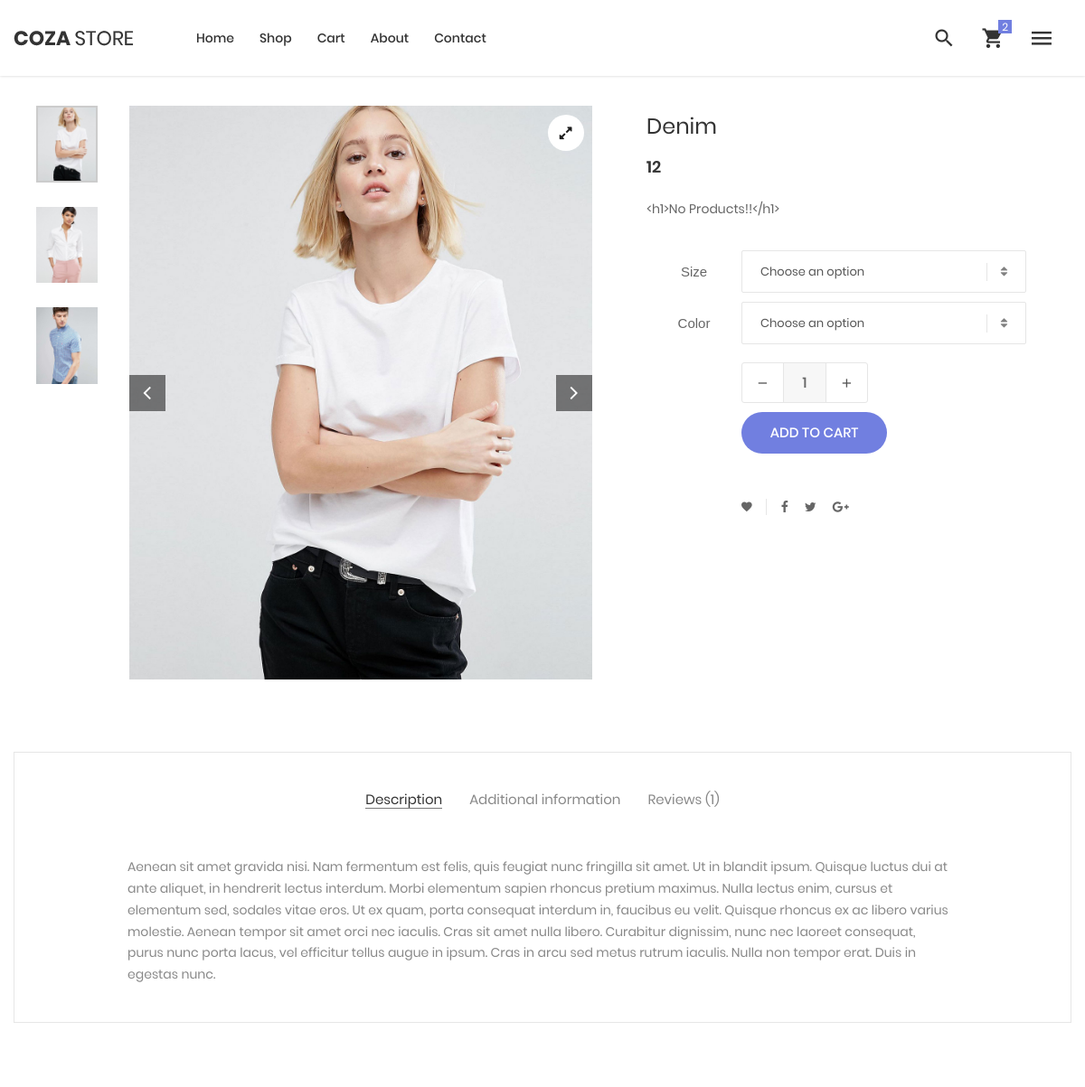
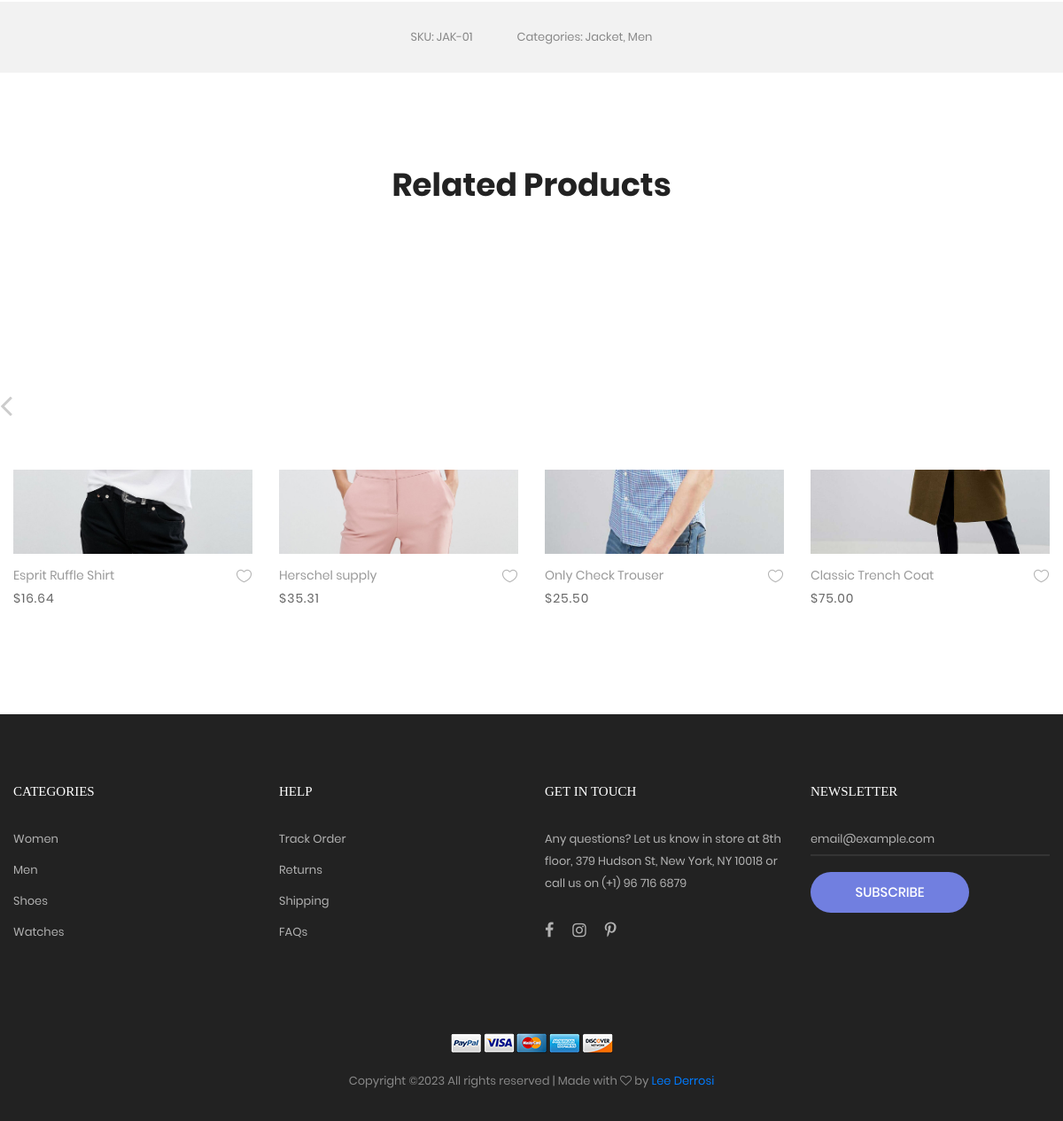
The app's page /product_detail/3/ with its own data (2 pictures, top to bottom).
### ecom/models.py (models this page shows, shortened)
class Product(models.Model):
    name = models.CharField(max_length=40)
    description = models.TextField()
    price = models.PositiveIntegerField()
    banner_image = models.ImageField(upload_to='product_image/')
    image2 = models.ImageField(upload_to='product_image/', null=True, blank=True)
    image3 = models.ImageField(upload_to='product_image/', null=True, blank=True)
    image4 = models.ImageField(upload_to='product_image/', null=True, blank=True)
    image5 = models.ImageField(upload_to='product_image/', null=True, blank=True)

### ecom/views.py (the view)
# urls.py: path('product_detail/<int:id>/', views.product_detail, name='product_detail'),
def product_detail(request, id):
    product_desc = get_object_or_404(Product, pk=id)
    return render(request, 'BaseTemplates/product-detail.html', {'product_desc': product_desc})

### templates/BaseTemplates/product-detail.html (shortened to what this page needs)
{% extends 'BaseTemplates/base.html' %}
{% load static %}
{% block body %}
    {% include 'BaseTemplates/navbar/navbar_product.html' %}
	<div class="container">
		<div class="bread-crumb flex-w p-l-25 p-r-15 p-t-30 p-lr-0-lg">
			<a href="index.html" class="stext-109 cl8 hov-cl1 trans-04">
			</a>
			<a href="product.html" class="stext-109 cl8 hov-cl1 trans-04">
			</a>
			<span class="stext-109 cl4">
			</span>
		</div>
	</div>
	<section class="sec-product-detail bg0 p-t-65 p-b-60">
		<div class="container">
			<div class="row">
				<div class="col-md-6 col-lg-7 p-b-30">
					<div class="p-l-25 p-r-30 p-lr-0-lg">
						<div class="wrap-slick3 flex-sb flex-w">
							<div class="wrap-slick3-dots"></div>
							<div class="slick3 gallery-lb">
								<div class="item-slick3" data-thumb="{{ product_desc.banner_image.url }}">
									<div class="wrap-pic-w pos-relative">
										<img src="{{ product_desc.banner_image.url }}" alt="IMG-PRODUCT">
										<a class="flex-c-m size-108 how-pos1 bor0 fs-16 cl10 bg0 hov-btn3 trans-04" href="{{ product_desc.banner_image.url }}">
											<i class="fa fa-expand"></i>
										</a>
									</div>
								</div>
							</div>
						</div>
					</div>
				</div>
				<div class="col-md-6 col-lg-5 p-b-30">
					<div class="p-r-50 p-t-5 p-lr-0-lg">
						<h4 class="mtext-105 cl2 js-name-detail p-b-14">
                            {{ product_desc.name }}
						</h4>
						<span class="mtext-106 cl2">
							{{product_desc.price}}
						</span>
						<p class="stext-102 cl3 p-t-23">
                            {{ product_desc.description}}
						</p>
						<div class="p-t-33">
							<div class="flex-w flex-r-m p-b-10">
								<div class="size-203 flex-c-m respon6">
									Size
								</div>
								<div class="size-204 respon6-next">
									<div class="rs1-select2 bor8 bg0">
									</div>
								</div>
							</div>
							<div class="flex-w flex-r-m p-b-10">
								<div class="size-203 flex-c-m respon6">
									Color
								</div>
								<div class="size-204 respon6-next">
									<div class="rs1-select2 bor8 bg0">
									</div>
								</div>
							</div>
							<div class="flex-w flex-r-m p-b-10">
								<div class="size-204 flex-w flex-m respon6-next">
									<div class="wrap-num-product flex-w m-r-20 m-tb-10">
										<div class="btn-num-product-down cl8 hov-btn3 trans-04 flex-c-m">
											<i class="fs-16 zmdi zmdi-minus"></i>
										</div>
										<input class="mtext-104 cl3 txt-center num-product" type="number" name="num-product" value="1">
										<div class="btn-num-product-up cl8 hov-btn3 trans-04 flex-c-m">
											<i class="fs-16 zmdi zmdi-plus"></i>
										</div>
									</div>
									<button class="flex-c-m stext-101 cl0 size-101 bg1 bor1 hov-btn1 p-lr-15 trans-04 js-addcart-detail" >
										Add to cart
									</button>
								</div>
							</div>
						</div>
						<div class="flex-w flex-m p-l-100 p-t-40 respon7">
							<div class="flex-m bor9 p-r-10 m-r-11">
								<a href="#" class="fs-14 cl3 hov-cl1 trans-04 lh-10 p-lr-5 p-tb-2 js-addwish-detail tooltip100" data-tooltip="Add to Wishlist">
									<i class="zmdi zmdi-favorite"></i>
								</a>
							</div>
							<a href="#" class="fs-14 cl3 hov-cl1 trans-04 lh-10 p-lr-5 p-tb-2 m-r-8 tooltip100" data-tooltip="Facebook">
								<i class="fa fa-facebook"></i>
							</a>
							<a href="#" class="fs-14 cl3 hov-cl1 trans-04 lh-10 p-lr-5 p-tb-2 m-r-8 tooltip100" data-tooltip="Twitter">
								<i class="fa fa-twitter"></i>
							</a>
							<a href="#" class="fs-14 cl3 hov-cl1 trans-04 lh-10 p-lr-5 p-tb-2 m-r-8 tooltip100" data-tooltip="Google Plus">
								<i class="fa fa-google-plus"></i>
							</a>
						</div>
					</div>
				</div>
			</div>
			<div class="bor10 m-t-50 p-t-43 p-b-40">
				<div class="tab01">
					<ul class="nav nav-tabs" role="tablist">
						<li class="nav-item p-b-10">
							<a class="nav-link active" data-toggle="tab" href="#description" role="tab">Description</a>
						</li>
						<li class="nav-item p-b-10">
							<a class="nav-link" data-toggle="tab" href="#information" role="tab">Additional information</a>
						</li>
						<li class="nav-item p-b-10">
							<a class="nav-link" data-toggle="tab" href="#reviews" role="tab">Reviews (1)</a>
						</li>
					</ul>
					<div class="tab-content p-t-43">
						<div class="tab-pane fade show active" id="description" role="tabpanel">
							<div class="how-pos2 p-lr-15-md">
								<p class="stext-102 cl6">
									Aenean sit amet gravida nisi. Nam fermentum est felis, quis feugiat nunc fringilla sit amet. Ut in blandit ipsum. Quisque luctus dui at ante aliquet, in hendrerit lectus interdum. Morbi elementum sapien rhoncus pretium maximus. Nulla lectus enim, cursus et elementum sed, sodales vitae eros. Ut ex quam, porta consequat interdum in, faucibus eu velit. Quisque rhoncus ex ac libero varius molestie. Aenean tempor sit amet orci nec iaculis. Cras sit amet nulla libero. Curabitur dignissim, nunc nec laoreet consequat, purus nunc porta lacus, vel efficitur tellus augue in ipsum. Cras in arcu sed metus rutrum iaculis. Nulla non tempor erat. Duis in egestas nunc.
								</p>
							</div>
						</div>
					</div>
				</div>
			</div>
		</div>
		<div class="bg6 flex-c-m flex-w size-302 m-t-73 p-tb-15">
			<span class="stext-107 cl6 p-lr-25">
				SKU: JAK-01
			</span>
			<span class="stext-107 cl6 p-lr-25">
				Categories: Jacket, Men
			</span>
		</div>
	</section>
	<section class="sec-relate-product bg0 p-t-45 p-b-105">
		<div class="container">
			<div class="p-b-45">
				<h3 class="ltext-106 cl5 txt-center">
					Related Products
				</h3>
			</div>
			<div class="wrap-slick2">
				<div class="slick2">
					<div class="item-slick2 p-l-15 p-r-15 p-t-15 p-b-15">
						<div class="block2">
							<div class="block2-pic hov-img0">
								<img src="{% static 'images/product-images/product-01.jpg' %}" alt="IMG-PRODUCT">
							</div>
							<div class="block2-txt flex-w flex-t p-t-14">
								<div class="block2-txt-child1 flex-col-l ">
									<a href="product-detail.html" class="stext-104 cl4 hov-cl1 trans-04 js-name-b2 p-b-6">
										Esprit Ruffle Shirt
									</a>
									<span class="stext-105 cl3">
										$16.64
									</span>
								</div>
								<div class="block2-txt-child2 flex-r p-t-3">
									<a href="#" class="btn-addwish-b2 dis-block pos-relative js-addwish-b2">
										<img class="icon-heart1 dis-block trans-04" src="{%  static 'images/icons/icon-heart-01.png' %}" alt="ICON">
									</a>
								</div>
							</div>
						</div>
					</div>
					<div class="item-slick2 p-l-15 p-r-15 p-t-15 p-b-15">
						<div class="block2">
							<div class="block2-pic hov-img0">
								<img src="{% static 'images/product-images/product-02.jpg' %}" alt="IMG-PRODUCT">
							</div>
							<div class="block2-txt flex-w flex-t p-t-14">
								<div class="block2-txt-child1 flex-col-l ">
									<a href="product-detail.html" class="stext-104 cl4 hov-cl1 trans-04 js-name-b2 p-b-6">
										Herschel supply
									</a>
									<span class="stext-105 cl3">
										$35.31
									</span>
								</div>
								<div class="block2-txt-child2 flex-r p-t-3">
									<a href="#" class="btn-addwish-b2 dis-block pos-relative js-addwish-b2">
										<img class="icon-heart1 dis-block trans-04" src="{%  static 'images/icons/icon-heart-01.png' %}" alt="ICON">
                                    </a>
								</div>
							</div>
						</div>
					</div>
					<div class="item-slick2 p-l-15 p-r-15 p-t-15 p-b-15">
						<div class="block2">
							<div class="block2-pic hov-img0">
								<img src="{% static 'images/product-images/product-03.jpg' %}" alt="IMG-PRODUCT">
							</div>
							<div class="block2-txt flex-w flex-t p-t-14">
								<div class="block2-txt-child1 flex-col-l ">
									<a href="product-detail.html" class="stext-104 cl4 hov-cl1 trans-04 js-name-b2 p-b-6">
										Only Check Trouser
									</a>
									<span class="stext-105 cl3">
										$25.50
									</span>
								</div>
								<div class="block2-txt-child2 flex-r p-t-3">
									<a href="#" class="btn-addwish-b2 dis-block pos-relative js-addwish-b2">
										<img class="icon-heart1 dis-block trans-04" src="{%  static 'images/icons/icon-heart-01.png' %}" alt="ICON">
									</a>
								</div>
							</div>
						</div>
					</div>
					<div class="item-slick2 p-l-15 p-r-15 p-t-15 p-b-15">
						<div class="block2">
							<div class="block2-pic hov-img0">
								<img src="{% static 'images/product-images/product-04.jpg' %}" alt="IMG-PRODUCT">
							</div>
							<div class="block2-txt flex-w flex-t p-t-14">
								<div class="block2-txt-child1 flex-col-l ">
									<a href="product-detail.html" class="stext-104 cl4 hov-cl1 trans-04 js-name-b2 p-b-6">
										Classic Trench Coat
									</a>
									<span class="stext-105 cl3">
										$75.00
									</span>
								</div>
								<div class="block2-txt-child2 flex-r p-t-3">
									<a href="#" class="btn-addwish-b2 dis-block pos-relative js-addwish-b2">
										<img class="icon-heart1 dis-block trans-04" src="{%  static 'images/icons/icon-heart-01.png' %}" alt="ICON">
									</a>
								</div>
							</div>
						</div>
					</div>
				</div>
			</div>
		</div>
	</section>
    {% include 'BaseTemplates/footer.html' %}
</body>
{% endblock body %}

### ecom/static/css/main.css (style rules this page uses)
.container { max-width: 1380px; }
@media (max-width: 1600px) { .container { max-width: 1200px; } }
.slick-slide { outline: none !important; }
.wrap-slick2 { position: relative; margin-right: -15px; margin-left: -15px; }
.wrap-slick3 { position: relative; }
.wrap-slick3-dots { width: 11.111111%; }
.slick3 { width: 83.333333%; }
.tab01 .nav-tabs { display: -webkit-box; display: -webkit-flex; display: -moz-box; display: -ms-flexbox; display: flex; flex-wrap: wrap; justify-content: center; align-items: center; border: none; }
.tab01 .nav-tabs .nav-item { margin: 0px 15px; }
.tab01 .nav-link { font-family: Poppins-Regular; font-size: 15px; color: #888; line-height: 1.2; padding: 0; border-radius: 0px; border: none; border-bottom: 1px solid transparent; -webkit-transition: all 0.4s; -o-transition: all 0.4s; -moz-transition: all 0.4s; transition: all 0.4s; }
.tab01 .nav-link.active { color: #333; border-color: #797979; }
.wrap-num-product { width: 140px; height: 45px; border: 1px solid #e6e6e6; border-radius: 3px; overflow: hidden; }
.btn-num-product-up, .btn-num-product-down { width: 45px; height: 100%; cursor: pointer; }
.num-product { width: calc(100% - 90px); height: 100%; border-left: 1px solid #e6e6e6; border-right: 1px solid #e6e6e6; background-color: #f7f7f7; }
input.num-product { -moz-appearance: textfield; appearance: none; -webkit-appearance: none; }
.tooltip100 { position: relative; }
.tooltip100::after { content: attr(data-tooltip); font-family: Poppins-Regular; font-size: 12px; color: #888; line-height: 18px; white-space: nowrap; display: block; position: absolute; background: #fff; border: 1px solid #ccc; height: 20px; padding: 0px 8px; top: -35px; left: 50%; -webkit-transform: translateX(-50%); -moz-transform: translateX(-50%); -ms-transform: translateX(-50%); -o-transform: translateX(-50%); transform: translateX(-50%); box-shadow: 0 3px 6px 0px rgba(0,0,0,0.18); -moz-box-shadow: 0 3px 6px 0px rgba(0,0,0,0.18); -webkit-box-shadow: 0 3px 6px 0px rgba(0,0,0,0.18); -o-box-shadow: 0 3px 6px 0px rgba(0,0,0,0.18); -ms-box-shadow: 0 3px 6px 0px rgba(0,0,0,0.18); -webkit-transition: all 0.2s; -o-transition: all 0.2s; -moz-transition: all 0.2s; transition: all 0.2s; visibility: hidden; opacity: 0; }
.block2-pic { position: relative; }
.block2-txt-child1 { width: calc(100% - 30px); }
.block2-txt-child2 { width: 30px; }
.cl0 { color: #fff; }
.cl2 { color: #333; }
.cl3 { color: #666; }
.cl4 { color: #999; }
.cl5 { color: #222; }
.cl6 { color: #888; }
.cl8 { color: #555; }
.cl10 { color: #1d1d1d; }
.stext-101 { font-family: Poppins-Medium; font-size: 15px; line-height: 1.466667; text-transform: uppercase; }
.stext-102 { font-family: Poppins-Regular; font-size: 14px; line-height: 1.7; }
.stext-104 { font-family: Poppins-Regular; font-size: 14px; line-height: 1.466667; }
.stext-105 { font-family: Poppins-Regular; font-size: 14px; line-height: 1.466667; letter-spacing: 1px; }
.stext-107 { font-family: Poppins-Regular; font-size: 13px; line-height: 1.923; }
.stext-109 { font-family: Poppins-Regular; font-size: 12px; line-height: 1.833333; }
.mtext-104 { font-family: Poppins-Medium; font-size: 16px; line-height: 1.6; }
.mtext-105 { font-family: Poppins-Regular; font-size: 24px; line-height: 1.5; }
.mtext-106 { font-family: Poppins-SemiBold; font-size: 18px; line-height: 1.388888; }
.ltext-106 { font-family: Poppins-Bold; font-size: 36px; line-height: 1.2; }
.size-101 { min-width: 161px; height: 46px; }
.size-108 { width: 40px; height: 40px; }
.size-203 { width: 105px; }
.size-204 { width: calc(100% - 105px); }
.size-302 { min-height: 80px; }
.bg0 { background-color: #ffffff; }
.bg1 { background-color: #717fe0; }
.bg6 { background-color: #f2f2f2; }
.bor0 { border-radius: 50%; }
.bor1 { border-radius: 23px; }
.bor8 { border: 1px solid #e6e6e6; border-radius: 2px; }
.bor9 { border-right: 1px solid #e6e6e6; }
.bor10 { border: 1px solid #e6e6e6; }
.how-pos1 { position: absolute; top: 10px; right: 10px; }
.how-pos2 { padding-left: 10.7%; padding-right: 11%; }
.hov-img0 { display: block; overflow: hidden; }
.hov-img0 img { width: 100%; -webkit-transition: transform 0.9s ease; -o-transition: transform 0.9s ease; -moz-transition: transform 0.9s ease; transition: transform 0.9s ease; }

### records on screen
Product: banner_image (picture), name "Denim", price "12", description "<h1>No Products!!</h1>"
